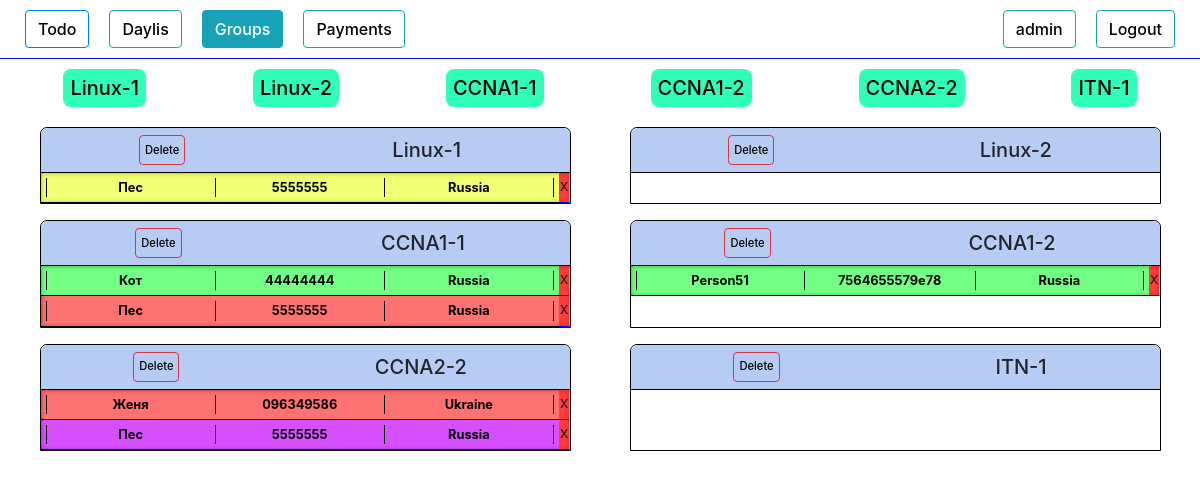
The page /groups/ (signed in) on the database as committed earlier.
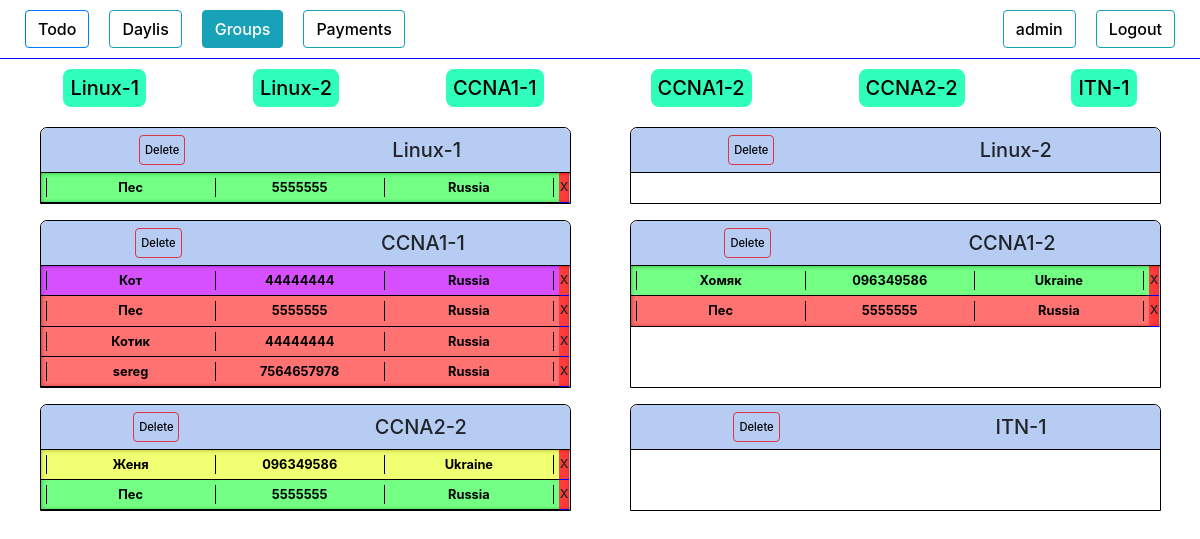
The same page on the database as committed later.
### authorization/models.py (models this page shows, shortened)
class Group(models.Model):
    name            = models.CharField(max_length=100, blank=True)
    created_date    = models.DateTimeField(blank=True, null=True)
    course          = models.ForeignKey(Course, on_delete=models.DO_NOTHING, null=True)
    active          = models.BooleanField(default=True)
    time_start      = models.DateTimeField(blank=True, null=True)
    time_end        = models.DateTimeField(blank=True, null=True)
    def __str__(self):
        return self.name
    def get_related(self):
        li = People.objects.filter(group = self)
        return li
    def is_active(self):
        return self.active

class People(models.Model):
    add_date        = models.DateTimeField(blank=True, null=True)
    name            = models.CharField(max_length=100, blank=True)
    phone           = models.CharField(max_length=100, blank=True)
    email           = models.CharField(max_length=100, blank=True)
    course          = models.ForeignKey(Course, on_delete=models.DO_NOTHING)
    country         = models.CharField(max_length=100, blank=True)
    university      = models.CharField(max_length=100, blank=True)
    work            = models.CharField(max_length=100, blank=True)
    where_from      = models.CharField(max_length=100, blank=True)
    currency        = models.CharField(max_length=100, blank=True)
    course_price    = models.IntegerField(blank=True, null=True)
    comments        = models.TextField(blank=True)
    wishes          = models.TextField(blank=True)
    callback_time   = models.DateTimeField(blank=True, null=True)
    group           = models.ForeignKey(Group, on_delete=models.DO_NOTHING, null=True, blank=True)
    request_status  = models.CharField(max_length=100, blank=True)
    need_confirm  = models.BooleanField(blank=True, null=True)
    first_payment_date   = models.DateTimeField(blank=True, null=True)
    full_payment_date  = models.DateTimeField(blank=True, null=True)
    payment_history = models.TextField(blank=True)
    total_payment   = models.IntegerField(blank=True, null=True)
    obligation      = models.IntegerField(blank=True, null=True)
    def call_status(self):
        if self.request_status != 'перезвонить':
            return False
        else :
            return True
    def is_full_payed(self):
        return (self.request_status == 'оплачено')
    def is_particaly_payed(self):
        return (self.request_status == 'оплачено частично')
    def is_not_payed(self):
        return (self.request_status == 'ожидаем оплату')
    def is_need_confirm(self):
        return (self.need_confirm)
    def is_not_deleted(self):
        return (self.request_status != "удален")

### authorization/views.py (the view)
# urls.py: path('groups/', views.groups, name='groups'),
@login_required
def groups(request):
    if request.method == 'POST':
        n_form = UserUpdateForm(request.POST, instance=request.user)
        if n_form.is_valid():
            n_form.save()
            messages.success(request, f'Data has been updated!')
            return redirect('staff')
        else:
            messages.warning(request, f'Something wrong, maybe this name is allready taken')
            return redirect('staff')
    else:
        n_form = UserUpdateForm(instance=request.user)
        li = set(Group.objects.all())
        context = {
        "n_form":n_form,
        "li":li,
        }
        return render(request,"groups.html",context)

### authorization/models.py (called while the page is built)
    def __str__(self):
        return self.name

### authorization/templates/groups.html (shortened to what this page needs)
{% load crispy_forms_tags %}
<!DOCTYPE html>
<html lang="en">
<head>
    <link rel="stylesheet" href="https://stackpath.bootstrapcdn.com/bootstrap/4.4.1/css/bootstrap.min.css">
    {% load staticfiles %}
    <link rel="stylesheet" href="{% static 'style.css' %}" type="text/css">
</head>
<body>
    <div class="header">
        <div class="text col-8">
            <button class="btn btn-outline-primary " type="button">
                <a href="{% url 'todo' %}">
                    Todo
                </a>
            </button>
            <button class="btn btn-outline-info " type="button">
                <a href="{% url 'staff' %}">
                    Daylis
                </a>
            </button>
            <button class="btn btn-outline-info active" type="button">
                <a href="{% url 'groups' %}">
                    Groups
                </a>
            </button>
            <button class="btn btn-outline-info " type="button">
                <a href="{% url 'groups_payments' %}">
                    Payments
                </a>
            </button>
        </div>
        <div class="settings col-4">
        <button class="btn btn-outline-info" type="button" data-toggle="collapse" data-target="#InfoUpdateField" aria-expanded="false">
            {{user.username}}
        </button>
        <button class="btn btn-outline-info" type="button" data-toggle="collapse" data-target="#ConfirmationField" aria-expanded="false">
            Logout
        </button>
    </div>
    </div>
    <div class="content ">
        <div class="new_tables">
            <div class="groups_list">
                {% if li %}
                    {% for list_items in li %}{% if list_items.is_active %}
                            <a href="#{{ list_items }}"><h5>{{ list_items }}</h5></a>
                    {% endif %}{% endfor %}
                {% endif %}
            </div>
            {% if li %}
                <div class="table_groups">
                {% for list_items in li %}{% if list_items.is_active %}
                    <div class="table_group table show" id="{{ list_items }}" >
                        <div class="table_header " >
                            <button class="btn btn-outline-danger gr-del-btn" type="button" data-toggle="collapse" data-target="#ConfirmationFieldDel{{list_items.id}}" aria-expanded="false" >Delete</button>
                            <h5>{{ list_items }}</h5>
                        </div>
                        <div class="table_content table_content_groups show" id='table_content'>
                        {% for item in list_items.get_related %}{% if item.is_not_deleted %}
                            <div class="item groups_item">
                                <a class="gr-a gr-p" style="width: 98%;" href="{% url 'item_groups_update' item.id %}" target="_blank" onClick="popupWin = window.open(this.href, 'Window', 'location,width=720,height=800,top=200,left=300'); popupWin.focus(); return false;">
                                    <div class="item_header" data-toggle="collapse" data-target="#item_description"
                                    {% if item.is_need_confirm %} style="background-color: rgba(195, 0, 255, 0.685);" {% endif %}
                                    {% if item.is_full_payed %} style="background-color: rgba(0, 255, 34, 0.554);" {% endif %}
                                    {% if item.is_particaly_payed %} style="background-color: rgba(229, 255, 0, 0.554);" {% endif %}
                                    {% if item.is_not_payed %} style="background-color: rgba(255, 0, 0, 0.554);" {% endif %}>
                                        <table class="item_info_table" style="width:100%">
                                            <tr>
                                            <th><div class="name">{{item.name}}</div></th>
                                            <th><div class="phone">{{item.phone}}</div></th>
                                            <th><div class="country">{{item.country}}</div></th>
                                            </tr>
                                        </table>
                                    </div>
                                </a>
                                <span style="width: 2%;" id="del_btn" type="button" data-toggle="collapse" data-target="#ConfirmationFieldDel{{item.id}}" aria-expanded="false" >x</span>
                            </div>
                            {% endif %}
                        {% endfor %}
                        </div>
                    </div>
                    {% endif %}
                    {% endfor %}
                </div>
            {% else %}
                <h3 style="text-align: center;">Still no tables or something wrong</h3>
            {% endif %}
        </div>
    </div>
</body>
</html>

### authorization/static/style.css (style rules this page uses)
a { color: black; font-weight: 500; }
.header { display: flex; justify-content: space-between; border-bottom: solid 1px blue; }
.text { margin: 0; display: flex; align-items: center; }
.settings { display: flex; justify-content: flex-end; }
.btn { margin: 10px; color: black; font-weight: 500; }
.active a { color: white; }
.content { display: flex; justify-content: center; flex-direction: column; margin: 10px; }
.table { border: rgb(0, 0, 0) 1px solid; border-radius: 7px 7px 0 0; }
.table_content { box-shadow: inset 0 0 4px 0px rgb(73, 71, 71); overflow: auto; }
.table_header { display: flex; justify-content: space-around; align-items: center; background-color: rgb(182, 204, 243); border-bottom: rgb(0, 0, 0) 1px solid; border-radius: 7px 7px 0 0; cursor: pointer; }
.table_header h5 { margin: 10px; }
.item { display: flex; }
.gr-a { width: 99%; }
.item_header { border-bottom: 1px solid rgb(0, 0, 0); padding: 5px; overflow: auto; }
.item_header { display: flex; justify-content: space-around; font-weight: 500; }
.table th { border-top: 0; padding: 0; text-align: center; }
th { border: 1px solid black; border-bottom: 0; border-top: 0; }
.item_info_table th { width: 20%; overflow: auto; }
.groups_list { display: flex; flex-direction: row; justify-content: space-around; margin-bottom: 20px; }
.groups_list a { background-color: rgb(47, 255, 186); border-radius: 8px; padding: 7px; }
.groups_list h5 { margin: 0; }
.table_groups { display: flex; flex-direction: row; flex-wrap: wrap; justify-content: space-around; }
.table_group { width: 45%; }
.groups_item { max-height: 35px; }
#del_btn { width: 1%; background-color: rgba(255, 0, 0, 0.767); text-align: center; border-bottom: 1px solid blue; }
.gr-del-btn { margin: 0; padding: 5px; font-size: 0.7rem; height: 30px; }
.gr-p { font-size: 0.8rem; }

Rows that differ between the two databases and show on the page:
removed People: name "Person51", phone "7564655579e78", country "Russia", shown under Group "CCNA1-2"
changed People (number 1 of 9 on the later page): request_status "оплачено частично" → "оплачено" (drawn)
changed People "Кот": need_confirm False → True (drawn)
added People: name "Котик", phone "44444444", country "Russia", shown under Group "CCNA1-1"
added People: name "sereg", phone "7564657978", country "Russia", shown under Group "CCNA1-1"
added People: name "Хомяк", phone "096349586", country "Ukraine", shown under Group "CCNA1-2"
added People: name "Пес", phone "5555555", country "Russia", shown under Group "CCNA1-2"
changed People "Женя": request_status "ожидаем оплату" → "оплачено частично" (drawn)
changed People (number 9 of 9 on the later page): need_confirm True → False (drawn)
